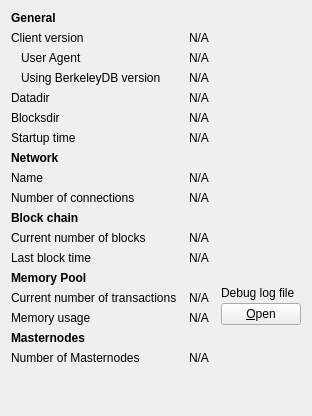
     <widget class="QWidget" name="tab_info">
      <attribute name="title">
       <string>&amp;Information</string>
      </attribute>
      <layout class="QGridLayout" name="gridLayout" columnstretch="0,1,0">
       <property name="horizontalSpacing">
        <number>12</number>
       </property>
       <item row="0" column="0">
        <widget class="QLabel" name="label_9">
         <property name="font">
          <font>
           <weight>75</weight>
           <bold>true</bold>
          </font>
         </property>
         <property name="text">
          <string>General</string>
         </property>
        </widget>
       </item>
       <item row="1" column="0">
        <widget class="QLabel" name="label_6">
         <property name="text">
          <string>Client version</string>
         </property>
        </widget>
       </item>
       <item row="1" column="1" colspan="2">
        <widget class="QLabel" name="clientVersion">
         <property name="cursor">
          <cursorShape>IBeamCursor</cursorShape>
         </property>
         <property name="text">
          <string>N/A</string>
         </property>
         <property name="textFormat">
          <enum>Qt::PlainText</enum>
         </property>
         <property name="textInteractionFlags">
          <set>Qt::LinksAccessibleByMouse|Qt::TextSelectableByKeyboard|Qt::TextSelectableByMouse</set>
         </property>
        </widget>
       </item>
       <item row="2" column="0">
        <widget class="QLabel" name="labelClientUserAgent">
         <property name="text">
          <string>User Agent</string>
         </property>
         <property name="indent">
          <number>10</number>
         </property>
        </widget>
       </item>
       <item row="2" column="1" colspan="2">
        <widget class="QLabel" name="clientUserAgent">
         <property name="cursor">
          <cursorShape>IBeamCursor</cursorShape>
         </property>
         <property name="text">
          <string>N/A</string>
         </property>
         <property name="textFormat">
          <enum>Qt::PlainText</enum>
         </property>
         <property name="textInteractionFlags">
          <set>Qt::LinksAccessibleByMouse|Qt::TextSelectableByKeyboard|Qt::TextSelectableByMouse</set>
         </property>
        </widget>
       </item>
       <item row="3" column="0">
        <widget class="QLabel" name="label_berkeleyDBVersion">
         <property name="text">
          <string>Using BerkeleyDB version</string>
         </property>
         <property name="indent">
          <number>10</number>
         </property>
        </widget>
       </item>
       <item row="3" column="1" colspan="2">
        <widget class="QLabel" name="berkeleyDBVersion">
         <property name="cursor">
          <cursorShape>IBeamCursor</cursorShape>
         </property>
         <property name="text">
          <string>N/A</string>
         </property>
         <property name="textFormat">
          <enum>Qt::PlainText</enum>
         </property>
         <property name="textInteractionFlags">
          <set>Qt::LinksAccessibleByMouse|Qt::TextSelectableByKeyboard|Qt::TextSelectableByMouse</set>
         </property>
        </widget>
       </item>
       <item row="4" column="0">
        <widget class="QLabel" name="label_12">
         <property name="text">
          <string>Datadir</string>
         </property>
        </widget>
       </item>
       <item row="4" column="1" colspan="2">
        <widget class="QLabel" name="dataDir">
         <property name="cursor">
          <cursorShape>IBeamCursor</cursorShape>
         </property>
         <property name="toolTip">
          <string>To specify a non-default location of the data directory use the '%1' option.</string>
         </property>
         <property name="text">
          <string>N/A</string>
         </property>
         <property name="textFormat">
          <enum>Qt::PlainText</enum>
         </property>
         <property name="wordWrap">
          <bool>true</bool>
         </property>
         <property name="textInteractionFlags">
          <set>Qt::LinksAccessibleByMouse|Qt::TextSelectableByKeyboard|Qt::TextSelectableByMouse</set>
         </property>
        </widget>
       </item>
       <item row="5" column="0">
        <widget class="QLabel" name="label_11">
         <property name="text">
          <string>Blocksdir</string>
         </property>
        </widget>
       </item>
       <item row="5" column="1" colspan="2">
        <widget class="QLabel" name="blocksDir">
         <property name="cursor">
          <cursorShape>IBeamCursor</cursorShape>
         </property>
         <property name="toolTip">
          <string>To specify a non-default location of the blocks directory use the '%1' option.</string>
         </property>
         <property name="text">
          <string>N/A</string>
         </property>
         <property name="textFormat">
          <enum>Qt::PlainText</enum>
         </property>
         <property name="wordWrap">
          <bool>true</bool>
         </property>
         <property name="textInteractionFlags">
          <set>Qt::LinksAccessibleByMouse|Qt::TextSelectableByKeyboard|Qt::TextSelectableByMouse</set>
         </property>
        </widget>
       </item>
       <item row="6" column="0">
        <widget class="QLabel" name="label_13">
         <property name="text">
          <string>Startup time</string>
         </property>
        </widget>
       </item>
       <item row="6" column="1" colspan="2">
        <widget class="QLabel" name="startupTime">
         <property name="cursor">
          <cursorShape>IBeamCursor</cursorShape>
         </property>
         <property name="text">
          <string>N/A</string>
         </property>
         <property name="textFormat">
          <enum>Qt::PlainText</enum>
         </property>
         <property name="textInteractionFlags">
          <set>Qt::LinksAccessibleByMouse|Qt::TextSelectableByKeyboard|Qt::TextSelectableByMouse</set>
         </property>
        </widget>
       </item>
       <item row="7" column="0">
           <widget class="QLabel" name="labelNetwork">
               <property name="font">
                   <font>
                       <weight>75</weight>
                       <bold>true</bold>
                   </font>
               </property>
               <property name="text">
                   <string>Network</string>
               </property>
           </widget>
       </item>
       <item row="8" column="0">
        <widget class="QLabel" name="label_8">
         <property name="text">
          <string>Name</string>
         </property>
        </widget>
       </item>
       <item row="8" column="1" colspan="2">
        <widget class="QLabel" name="networkName">
         <property name="cursor">
          <cursorShape>IBeamCursor</cursorShape>
         </property>
         <property name="text">
          <string>N/A</string>
         </property>
         <property name="textFormat">
          <enum>Qt::PlainText</enum>
         </property>
         <property name="textInteractionFlags">
          <set>Qt::LinksAccessibleByMouse|Qt::TextSelectableByKeyboard|Qt::TextSelectableByMouse</set>
         </property>
        </widget>
       </item>
       <item row="9" column="0">
        <widget class="QLabel" name="label_7">
         <property name="text">
          <string>Number of connections</string>
         </property>
        </widget>
       </item>
       <item row="9" column="1" colspan="2">
        <widget class="QLabel" name="numberOfConnections">
         <property name="cursor">
          <cursorShape>IBeamCursor</cursorShape>
         </property>
         <property name="text">
          <string>N/A</string>
         </property>
         <property name="textFormat">
          <enum>Qt::PlainText</enum>
         </property>
         <property name="textInteractionFlags">
          <set>Qt::LinksAccessibleByMouse|Qt::TextSelectableByKeyboard|Qt::TextSelectableByMouse</set>
         </property>
        </widget>
       </item>
       <item row="10" column="0">
        <widget class="QLabel" name="label_10">
         <property name="font">
          <font>
           <weight>75</weight>
           <bold>true</bold>
          </font>
         </property>
         <property name="text">
          <string>Block chain</string>
         </property>
        </widget>
       </item>
       <item row="11" column="0">
        <widget class="QLabel" name="label_3">
         <property name="text">
          <string>Current number of blocks</string>
         </property>
        </widget>
       </item>
       <item row="11" column="1" colspan="2">
        <widget class="QLabel" name="numberOfBlocks">
         <property name="cursor">
          <cursorShape>IBeamCursor</cursorShape>
         </property>
         <property name="text">
          <string>N/A</string>
         </property>
         <property name="textFormat">
          <enum>Qt::PlainText</enum>
         </property>
         <property name="textInteractionFlags">
          <set>Qt::LinksAccessibleByMouse|Qt::TextSelectableByKeyboard|Qt::TextSelectableByMouse</set>
         </property>
        </widget>
       </item>
       <item row="12" column="0">
        <widget class="QLabel" name="labelLastBlockTime">
         <property name="text">
          <string>Last block time</string>
         </property>
        </widget>
       </item>
       <item row="12" column="1" colspan="2">
        <widget class="QLabel" name="lastBlockTime">
         <property name="cursor">
          <cursorShape>IBeamCursor</cursorShape>
         </property>
         <property name="text">
          <string>N/A</string>
         </property>
         <property name="textFormat">
          <enum>Qt::PlainText</enum>
         </property>
         <property name="textInteractionFlags">
          <set>Qt::LinksAccessibleByMouse|Qt::TextSelectableByKeyboard|Qt::TextSelectableByMouse</set>
         </property>
        </widget>
       </item>
       <item row="13" column="0">
        <widget class="QLabel" name="labelMempoolTitle">
         <property name="font">
          <font>
           <weight>75</weight>
           <bold>true</bold>
          </font>
         </property>
         <property name="text">
          <string>Memory Pool</string>
         </property>
        </widget>
       </item>
       <item row="14" column="0">
        <widget class="QLabel" name="labelNumberOfTransactions">
         <property name="text">
          <string>Current number of transactions</string>
         </property>
        </widget>
       </item>
       <item row="14" column="1">
        <widget class="QLabel" name="mempoolNumberTxs">
         <property name="cursor">
          <cursorShape>IBeamCursor</cursorShape>
         </property>
         <property name="text">
          <string>N/A</string>
         </property>
         <property name="textFormat">
          <enum>Qt::PlainText</enum>
         </property>
         <property name="textInteractionFlags">
          <set>Qt::LinksAccessibleByMouse|Qt::TextSelectableByKeyboard|Qt::TextSelectableByMouse</set>
         </property>
        </widget>
       </item>
       <item row="15" column="0">
        <widget class="QLabel" name="labelMemoryUsage">
         <property name="text">
          <string>Memory usage</string>
         </property>
        </widget>
       </item>
       <item row="15" column="1">
        <widget class="QLabel" name="mempoolSize">
         <property name="cursor">
          <cursorShape>IBeamCursor</cursorShape>
         </property>
         <property name="text">
          <string>N/A</string>
         </property>
         <property name="textFormat">
          <enum>Qt::PlainText</enum>
         </property>
         <property name="textInteractionFlags">
          <set>Qt::LinksAccessibleByMouse|Qt::TextSelectableByKeyboard|Qt::TextSelectableByMouse</set>
         </property>
        </widget>
       </item>
       <!-- Dash -->
       <item row="16" column="0">
        <widget class="QLabel" name="masternodesLabel">
         <property name="font">
          <font>
           <weight>75</weight>
           <bold>true</bold>
          </font>
         </property>
         <property name="text">
          <string>Masternodes</string>
         </property>
        </widget>
       </item>
       <item row="17" column="0">
        <widget class="QLabel" name="masternodeCountLabel">
         <property name="text">
          <string>Number of Masternodes</string>
         </property>
        </widget>
       </item>
       <item row="17" column="1">
        <widget class="QLabel" name="masternodeCount">
         <property name="text">
          <string>N/A</string>
         </property>
        </widget>
       </item>
       <!--      -->
       <item row="13" column="2" rowspan="3">
        <layout class="QVBoxLayout" name="verticalLayoutDebugButton">
         <property name="spacing">
          <number>3</number>
         </property>
         <item>
          <spacer name="verticalSpacer_2">
           <property name="orientation">
            <enum>Qt::Vertical</enum>
           </property>
           <property name="sizeHint" stdset="0">
            <size>
             <width>10</width>
             <height>5</height>
            </size>
           </property>
          </spacer>
         </item>
         <item>
          <widget class="QLabel" name="labelDebugLogfile">
           <property name="text">
            <string>Debug log file</string>
           </property>
          </widget>
         </item>
         <item>
          <widget class="QPushButton" name="openDebugLogfileButton">
           <property name="toolTip">
            <string>Open the %1 debug log file from the current data directory. This can take a few seconds for large log files.</string>
           </property>
           <property name="text">
            <string>&amp;Open</string>
           </property>
           <property name="autoDefault">
            <bool>false</bool>
           </property>
          </widget>
         </item>
        </layout>
       </item>
       <item row="18" column="0">
        <spacer name="verticalSpacer">
         <property name="orientation">
          <enum>Qt::Vertical</enum>
         </property>
         <property name="sizeHint" stdset="0">
          <size>
           <width>20</width>
           <height>40</height>
          </size>
         </property>
        </spacer>
       </item>
      </layout>
     </widget>
